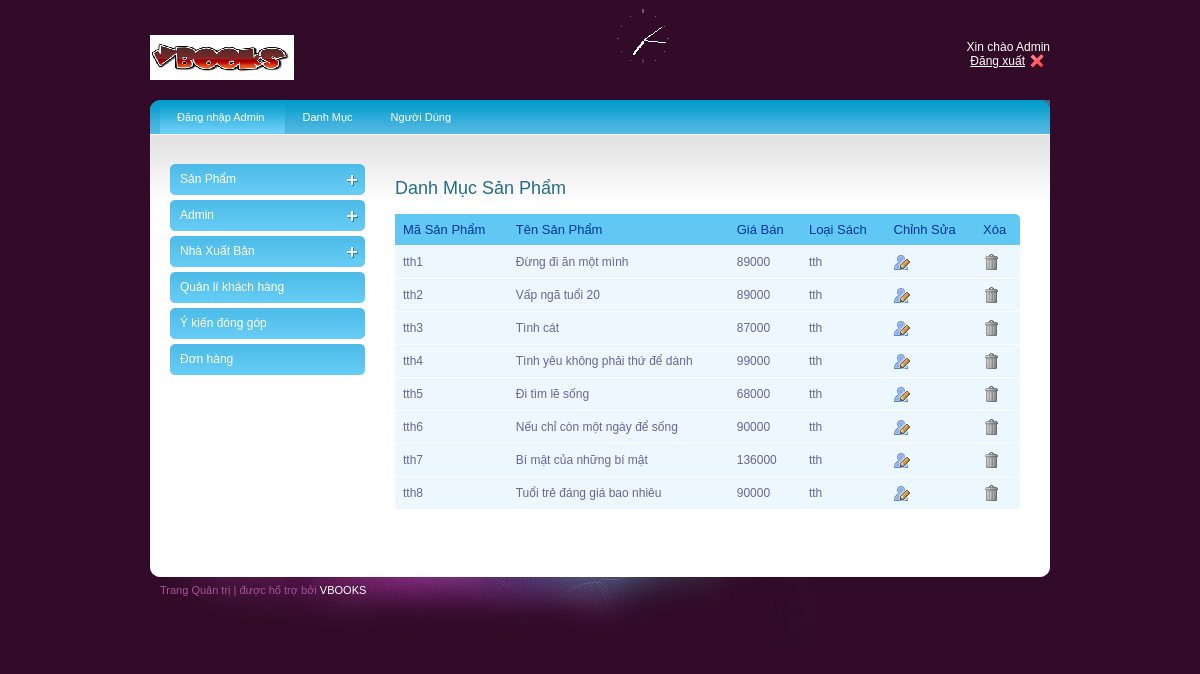
/admin/admin.php, run on the app's committed database.
### tables this page shows
CREATE TABLE IF NOT EXISTS `book` (
  `book_id` varchar(15) NOT NULL,
  `book_name` varchar(250) NOT NULL,
  `description` text NOT NULL,
  `price` int(10) NOT NULL,
  `img` text NOT NULL,
  `pub_id` varchar(5) NOT NULL,
  `cat_id` varchar(5) NOT NULL,
  PRIMARY KEY (`book_id`),
  KEY `manxb` (`pub_id`,`cat_id`),
  KEY `maloai` (`cat_id`)
);

### classes/db.class.php (called while the page is built, shortened)
<?php
class db{
	var $conn ='';
	public function __construct()
	{
		 $this->conn =  new PDO('mysql:host=localhost; dbname=bansach' , 'root' , '');
		 $this->conn->query('set names "utf8" ');
	}
	public function query($sql)
	{
		$stm = $this->conn->query($sql);
		return $stm->fetchAll(PDO::FETCH_ASSOC);
	}
}

### admin/admin.php (the view, shortened to what this page needs)
<?php
include "../classes/db.class.php";
$db = new db();
$sp = $db->query("select * from book where cat_id='tth' limit 8");
?>
    <?php include "layouts/head.php"; ?>
    <div class="right_content">
    <h2>Danh Mục Sản Phẩm</h2>
<table id="rounded-corner" summary="2007 Major IT Companies' Profit">
    <thead>
    	<tr>
           <th scope="col" class="rounded">Mã Sản Phẩm</th>
            <th scope="col" class="rounded">Tên Sản Phẩm</th>
            <th scope="col" class="rounded">Giá Bán</th>
            <th scope="col" class="rounded">Loại Sách</th>
            <th scope="col" class="rounded">Chỉnh Sửa</th>
            <th scope="col" class="rounded-q4">Xóa</th>
        </tr>
    </thead>
    <tbody>
       <?php
        foreach ($sp as $key => $v)
        {
            ?>
         <tr>
            <td><?php echo $v['book_id'] ?></td>
            <td><?php echo $v['book_name'] ?></td>
            <td><?php echo $v['price'] ?></td>
            <td><?php echo $v['cat_id'] ?></td>
            <td><a href="update.php?id=<?php echo $v['book_id'];?>"><img src="images/user_edit.png" alt="" title="" border="0" /></a></td>
            <td><a href="delete.php?id=<?php echo $v['book_id'];?>" class="ask" > <img src="images/trash.png" alt="" title="" border="0" /></a></td>
        </tr>
        <?php
        }
        ?>
    </tbody>
</table>
 </div>
  </div>
    </div>
        <?php include "layouts/footer.php"; ?>

### admin/style.css (style rules this page uses)
body { background:url(images/bg.gif) no-repeat center top #310b28; font-family:Arial, Helvetica, sans-serif; padding:0; font-size:12px; margin:0 auto; color: #0e4354; }
a { color:#256c89; }
h2 { font-size:18px; color:#256c89; font-weight:normal; padding:0px 0 15px 0; margin:0px; clear:both; }
.right_content { width:625px; float:left; padding:30px 0 0 30px; }
#rounded-corner { margin:0px; width:625px; text-align: left; border-collapse: collapse; }
#rounded-corner thead th.rounded-q4 { background: #60c8f2 url('images/right.jpg') right top no-repeat; }
#rounded-corner th { padding: 8px; font-weight: normal; font-size: 13px; color: #039; background: #60c8f2; }
#rounded-corner td { padding: 8px; background: #ecf8fd; border-top: 1px solid #fff; color: #669; }

### data on the page
book: book_id "tth1", book_name "Đừng đi ăn một mình", price "89000", cat "tth"
book: book_id "tth2", book_name "Vấp ngã tuổi 20", price "89000", cat "tth"
book: book_id "tth3", book_name "Tình cát", price "87000", cat "tth"
book: book_id "tth4", book_name "Tình yêu không phải thứ để dành", price "99000", cat "tth"
book: book_id "tth5", book_name "Đi tìm lẽ sống", price "68000", cat "tth"
book: book_id "tth6", book_name "Nếu chỉ còn một ngày để sống", price "90000", cat "tth"
book: book_id "tth7", book_name "Bí mật của những bí mật", price "136000", cat "tth"
book: book_id "tth8", book_name "Tuổi trẻ đáng giá bao nhiêu", price "90000", cat "tth"
